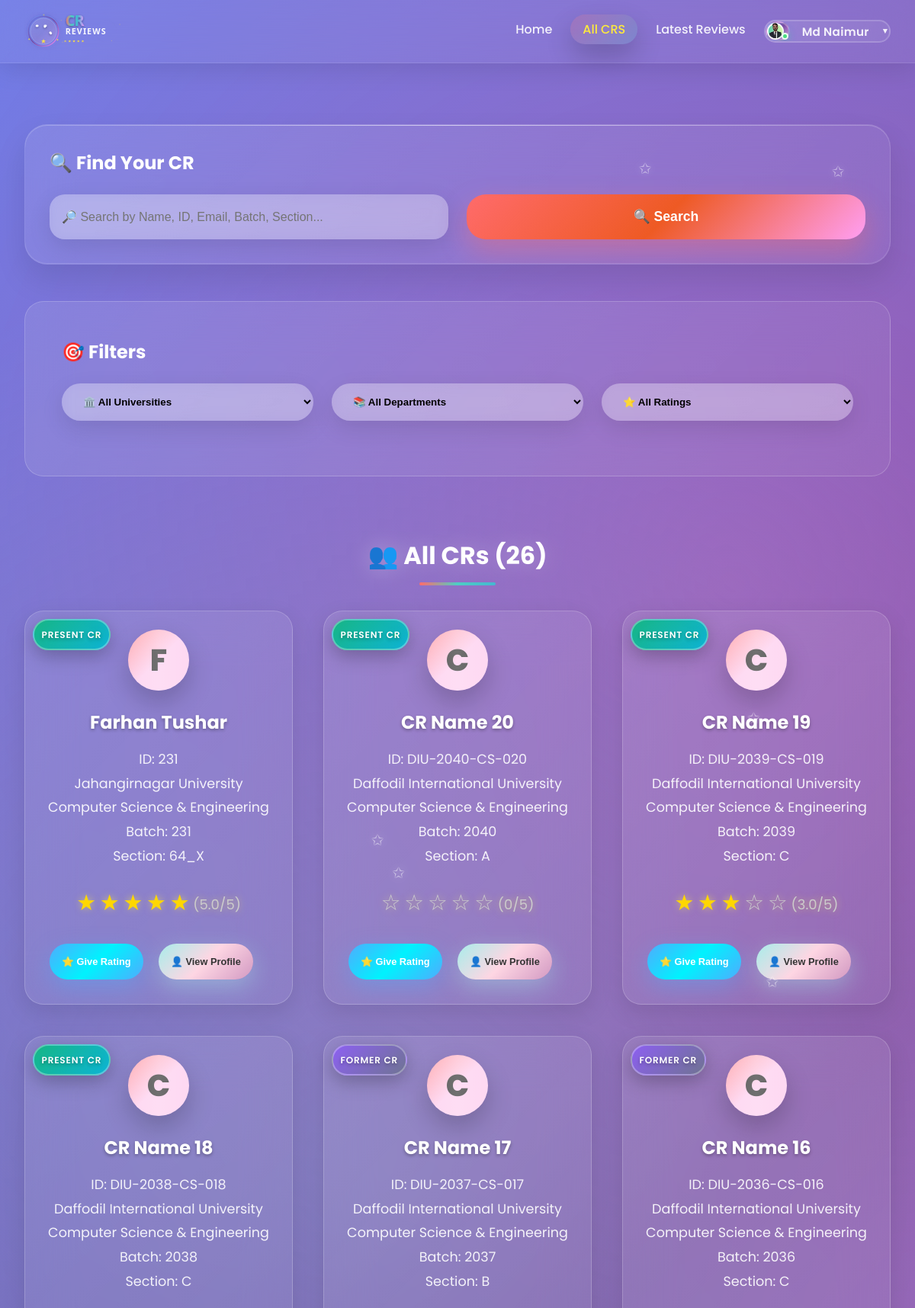
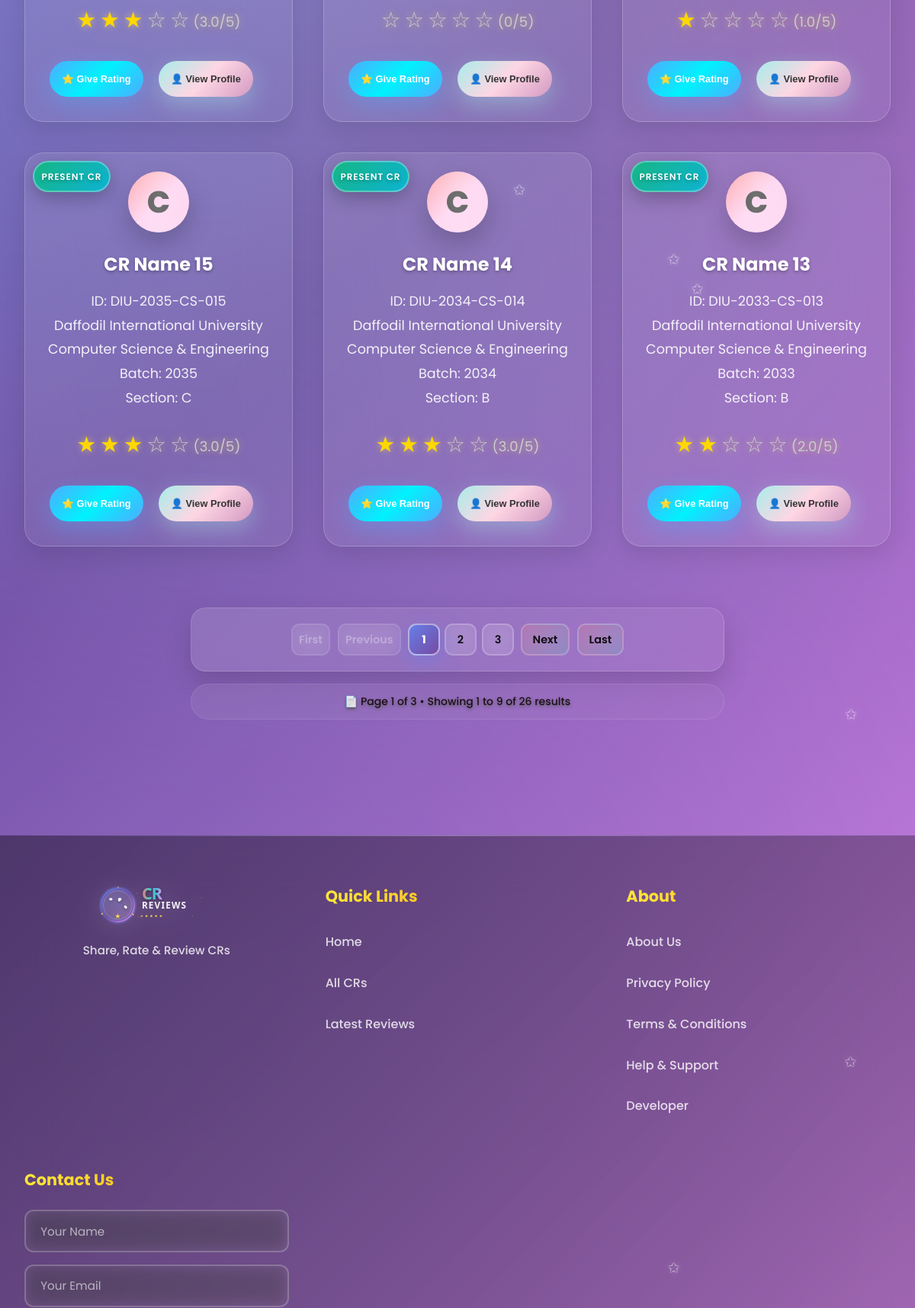
Page /all_cr/ (signed in, upper part) on the committed database (2 pictures, top to bottom).
### userprofile/models.py (models this page shows, shortened)
class User(AbstractBaseUser,PermissionsMixin):
    university=models.ForeignKey(University, on_delete=models.SET_NULL,related_name='university',null=True,blank=True)
    department=models.ForeignKey(Department, on_delete=models.SET_NULL,related_name='department',null=True,blank=True)
    profile_picture=models.ImageField(upload_to=user_profile_picture_path,null=True,blank=True)
    first_name = models.CharField(max_length=50)
    last_name = models.CharField(max_length=50)
    gender = models.CharField(choices=[('M', 'Male'), ('F', 'Female')], max_length=1)
    email = models.EmailField(unique=True)
    phone=models.CharField(max_length=20,null=True,blank=True)
    date_of_birth=models.DateField(null=True,blank=True)
    student_id=models.CharField(max_length=50,unique=True,null=True,blank=True)
    batch=models.CharField(max_length=20,null=True,blank=True)
    dept_batch = models.CharField(max_length=20 , blank=True, null=True)
    section=models.CharField(max_length=20,null=True,blank=True)
    bio=models.TextField(null=True,blank=True)
    facebook_url=models.URLField(default='https://www.facebook.com/')
    instagram_url=models.URLField(default='https://www.instagram.com/')
    linkedin_url=models.URLField(default='https://www.linkedin.com/')
    role=models.CharField(max_length=20, default='student')
    slug=models.SlugField(blank=True,unique=True)
    is_email_verified = models.BooleanField(default=False)
    email_verification_token = models.UUIDField(blank=True, null=True, editable=False)
    email_verification_token_created = models.DateTimeField(blank=True, null=True)
    password_reset_token = models.UUIDField(null=True, blank=True, editable=False)
    password_reset_token_created = models.DateTimeField(null=True, blank=True)
    is_active = models.BooleanField(default=True)
    is_staff = models.BooleanField(default=False)
    created_at = models.DateTimeField(auto_now_add=True)
    updated_at = models.DateTimeField(auto_now=True)
    deleted_at = models.DateTimeField(blank=True, null=True)
    USERNAME_FIELD = 'email'
    REQUIRED_FIELDS = ['first_name','last_name']
    objects = CustomUserManager()

### cr/models.py (models this page shows, shortened)
class CrProfile(models.Model):
    user=models.OneToOneField('userprofile.User', on_delete=models.CASCADE,related_name='user_profile')
    university=models.ForeignKey(University, on_delete=models.CASCADE,related_name='university_crs')
    department=models.ForeignKey(Department, on_delete=models.CASCADE,related_name='department_crs')
    cr_status = models.CharField(
    max_length=20,
    choices=[('Present', 'Present CR'), ('Former', 'Former CR')],
    default='Present'
    )
    profile_picture = models.ImageField(upload_to='cr_profile_pictures/', blank=True, null=True)
    name = models.CharField(max_length=100)
    gender = models.CharField(choices=[('M', 'Male'), ('F', 'Female')], max_length=1)
    email = models.EmailField(blank=True, null=True)
    phone = models.CharField(max_length=30, blank=True, null=True)
    st_id = models.CharField(max_length=50, unique=True)
    batch = models.CharField(max_length=20)
    dept_batch = models.CharField(max_length=20 , blank=True, null=True)
    section = models.CharField(max_length=10)
    bio = models.TextField(blank=True, null=True)
    date_of_birth = models.DateField(blank=True, null=True)
    slug = models.SlugField(unique=True, blank=True)
    facebook_url = models.URLField(default='https://www.facebook.com/')
    instagram_url = models.URLField(default='https://www.instagram.com/')
    linkedin_url = models.URLField(default='https://www.linkedin.com/')
    created_at=models.DateTimeField(auto_now_add=True)
    updated_at=models.DateTimeField(auto_now=True)
    deleted_at=models.DateTimeField(auto_now=True,blank=True,null=True)
    @property
    def average_rating(self):
        avg=self.cr_reviews.aggregate(Avg('rating'))['rating__avg']
        return round(avg,1) if avg else 0

class University(models.Model):
    Public = "Public"
    Private = "Private"
    university_type = [
        (Public,"Public"),
        (Private,"Private"),
    ]
    title =models.CharField(max_length=100,unique=True,blank=False,null=False)
    type =models.CharField(max_length=100,choices=university_type)
    address=models.CharField(max_length=150, blank=True, null=True)
    slug=models.SlugField(blank=True,unique=True)
    created_at=models.DateTimeField(auto_now_add=True)
    updated_at=models.DateTimeField(auto_now=True)
    daleted_at=models.DateTimeField(auto_now=True,blank=True,null=True)
    def __str__(self):
        return self.title

class Department(models.Model):
    title=models.CharField(max_length=50,unique=True,blank=False,null=False)
    code=models.CharField(max_length=50,unique=True,blank=True,null=True)
    slug=models.SlugField(blank=True,unique=True)
    created_at=models.DateTimeField(auto_now_add=True)
    updated_at=models.DateTimeField(auto_now=True)
    daleted_at=models.DateTimeField(auto_now=True,blank=True,null=True)
    def __str__(self):
        return self.title

### cr/views.py (the view, shortened to what this page needs)
# urls.py: path('all_cr/',all_cr,name='all_cr'),
def all_cr(request):
    search_query = request.GET.get('search')
    university_filter = request.GET.get('university')
    department_filter = request.GET.get('department')
    rating_filter = request.GET.get('rating')
    crs = CrProfile.objects.all()
    if university_filter:
        crs = crs.filter(university__id=university_filter)
    if department_filter:
        crs = crs.filter(department__id=department_filter)
    if rating_filter:
        filtered_crs = []
        for cr in crs:
            avg_rating = cr.average_rating
            if rating_filter == '5' and avg_rating >= 4.5:
                filtered_crs.append(cr)
            elif rating_filter == '4' and 3.5 <= avg_rating < 4.5:
                filtered_crs.append(cr)
            elif rating_filter == '3' and 2.5 <= avg_rating < 3.5:
                filtered_crs.append(cr)
            elif rating_filter == '2' and 1.5 <= avg_rating < 2.5:
                filtered_crs.append(cr)
            elif rating_filter == '1' and avg_rating < 1.5:
                filtered_crs.append(cr)
        crs = filtered_crs
    else:
        crs = crs.order_by('-created_at')
    paginator = Paginator(crs, 9)
    page_number =  request.GET.get('page',1)
    try:
        crs = paginator.page(page_number)
    except PageNotAnInteger:
        crs = paginator.page(1)
    except EmptyPage:
        crs = paginator.page(1)
    universities = University.objects.all().order_by('title')
    departments = Department.objects.all().order_by('title')
    context={
        'cr':crs,
        'paginator':paginator,
        'universities':universities,
        'departments':departments,
        'university_filter':university_filter,
        'department_filter':department_filter,
        'rating_filter':rating_filter,
    }
    return render(request,'all_cr.html',context)

### templates/all_cr.html (shortened to what this page needs)
{% extends 'base.html' %}
{% load static %}
{% block content %}
    <div id="all-cr" class="page">
        <div class="container">
            <div class="search-section">
                <h3 style="color: white; margin-bottom: 1.5rem; font-size: 1.5rem; font-weight: 700;">🔍 Find Your CR</h3>
                <form method="GET" action="{% url 'all_cr' %}" class="search-bar">
                    <input
                        type="text"
                        name="search"
                        class="search-input"
                        placeholder="🔎 Search by Name, ID, Email, Batch, Section..."
                        value="{{ request.GET.search }}"
                    >
                    <button type="submit" class="search-btn">🔍 Search</button>
                </form>
            </div>
            <div class="filter-section">
                <h3 style="color: white; margin-bottom: 1.5rem; font-size: 1.5rem; font-weight: 700;">🎯 Filters</h3>
                <form method="GET" action="{% url 'all_cr' %}" id="filterForm">
                    <div class="filter-row">
                        <select name="university" class="filter-select" onchange="this.form.submit()">
                            <option value="">🏛️ All Universities</option>
                        </select>
                        <select name="department" class="filter-select" onchange="this.form.submit()">
                            <option value="">📚 All Departments</option>
                        </select>
                        <select name="rating" class="filter-select" onchange="this.form.submit()">
                            <option value="">⭐ All Ratings</option>
                        </select>
                    </div>
                </form>
            </div>
            <div class="section">
                <h2 class="section-title">
                    {% if request.GET.search or request.GET.university or request.GET.department or request.GET.rating %}
                        🎯 {{ cr.paginator.count }} CR{{ cr.paginator.count|pluralize }} found
                    {% else %}
                        👥 All CRs ({{ cr.paginator.count }})
                    {% endif %}
                </h2>
                {% if cr %}
                    <div class="grid">
                        {% for cr_item in cr %}
                            {% with cr=cr_item %}
                                {% include "cr_card.html" %}
                            {% endwith %}
                        {% endfor %}
                    </div>
                {% endif %}
            </div>
            {% include 'pagination.html' %}
        </div>
    </div>
{% endblock content %}

### templates/base.html (shortened to what this page needs)
<!DOCTYPE html>
<html lang="en">
{% load static %}
<head>
    <link rel="stylesheet" href="{% static 'style.css' %}">
    <link rel="stylesheet" href="{% static 'add_cr.css' %}">
    <link rel="stylesheet" href="{% static 'user_dashboard.css' %}">
    <link rel="stylesheet" href="{% static 'edit_user_settings.css' %}">
    <link rel="stylesheet" href="{% static 'footer/about.css' %}">
    <link rel="stylesheet" href="{% static 'footer/developer.css' %}">
    <link rel="stylesheet" href="{% static 'footer/footer.css' %}">
</head>
<body>
    <nav class="navbar">
        <div class="nav-container">
            <a href="{% url 'home' %}"  style="display: flex; align-items: center; text-decoration: none;">
            <img src="{% static 'logo.svg' %}" alt="CR Reviews" style="height:50px !important; width:auto !important; margin-right:10px;">
            </a>
            <ul class="nav-links">
                <li>
                <a href="{% url 'home' %}" class="nav-link {% if request.resolver_match.url_name == 'home' %}active{% endif %}">
                    Home
                </a>
                </li>
                <li>
                <a href="{% url 'all_cr' %}" class="nav-link {% if request.resolver_match.url_name == 'all_cr' %}active{% endif %}">
                    All CRS
                </a>
                </li>
                <li>
                <a href="{% url 'latest_reviews' %}" class="nav-link {% if request.resolver_match.url_name == 'latest_reviews' %}active{% endif %}">
                Latest Reviews
                 </a>
                </li>
                {% if user.is_authenticated %}
                <li class="user-dropdown">
                <a href="{% url 'user_dashboard' user.slug %}" class="nav-link user-profile-btn">
                    <span class="user-avatar">
                    {% if user.profile_picture %}
                        <img src="{{ user.profile_picture.url }}" alt="{{ user.name }}" />
                    {% else %}
                        {{ user.first_name|first|upper }}
                    {% endif %}
                    </span>
                    <span class="user-name">{{user.first_name}}</span>
                    <span class="dropdown-arrow">▼</span>
                </a>
                </li>
                {% else %}
                <li><a href="{% url 'login'%}" class="nav-link" >Login</a></li>
                <li><a href="{%url 'registration'%}" class="nav-link">Register</a></li>
                {% endif %}
            </ul>
        </div>
    </nav>
    {% block content %}
    {% endblock content %}
    {% include 'footer_page/footer.html' %}
</body>
</html>

### templates/cr_card.html
<div class="card">
  <div class="cr-status-badge {{ cr.cr_status|lower }}">
    {% if cr.cr_status == 'Present' %}
      <span class="badge-text">Present CR</span>
    {% else %}
      <span class="badge-text">Former CR</span>
    {% endif %}
  </div>
  <div class="profile-photo">
    {% if cr.profile_picture %}
    <img src="{{ cr.profile_picture.url }}" alt="{{ cr.name }}" />
    {% else %}
    <span>{{ cr.name|first|upper }}</span>
    {% endif %}
  </div>
  <div class="cr-name">{{cr.name}}</div>
  <div class="cr-details">
    ID: {{cr.st_id}}<br />
    {{cr.university}}<br />
    {{cr.department}}<br />
    Batch: {{cr.batch}}<br />
    Section: {{cr.section}}<br />
  </div>
  <div class="rating">
    {% for i in "12345" %} {% if forloop.counter <= cr.average_rating %}
    <span class="star filled">★</span>
    {% else %}
    <span class="star">☆</span>
    {% endif %} {% endfor %}
    <span class="star_avg">({{ cr.average_rating }}/5)</span>
  </div>
  <button
    class="btn"
    onclick="openRatingModal('{{ cr.slug }}', '{{ cr.name }}')">
    ⭐ Give Rating
  </button>
  <button
    class="btn btn-secondary"
    onclick="window.location.href='{% url 'cr_profile' cr.slug %}'">
    👤 View Profile
  </button>
</div>

### rows in the picture
User: profile_picture (picture), first_name "Md Naimur"
CrProfile: cr_status "PRESENT CR", name|first "F", name "Farhan Tushar", st_id "231", university "Jahangirnagar University", department "Computer Science & Engineering", batch "231", section "64_X", average_rating "5.0"
CrProfile: cr_status "PRESENT CR", name|first "C", name "CR Name 20", st_id "DIU-2040-CS-020", university "Daffodil International University", department "Computer Science & Engineering", batch "2040", section "A", average_rating "0"
CrProfile: cr_status "PRESENT CR", name|first "C", name "CR Name 19", st_id "DIU-2039-CS-019", university "Daffodil International University", department "Computer Science & Engineering", batch "2039", section "C", average_rating "3.0"
CrProfile: cr_status "PRESENT CR", name|first "C", name "CR Name 18", st_id "DIU-2038-CS-018", university "Daffodil International University", department "Computer Science & Engineering", batch "2038", section "C", average_rating "3.0"
CrProfile: cr_status "FORMER CR", name|first "C", name "CR Name 17", st_id "DIU-2037-CS-017", university "Daffodil International University", department "Computer Science & Engineering", batch "2037", section "B", average_rating "0"
CrProfile: cr_status "FORMER CR", name|first "C", name "CR Name 16", st_id "DIU-2036-CS-016", university "Daffodil International University", department "Computer Science & Engineering", batch "2036", section "C", average_rating "1.0"
CrProfile: cr_status "PRESENT CR", name|first "C", name "CR Name 15", st_id "DIU-2035-CS-015", university "Daffodil International University", department "Computer Science & Engineering", batch "2035", section "C", average_rating "3.0"
CrProfile: cr_status "PRESENT CR", name|first "C", name "CR Name 14", st_id "DIU-2034-CS-014", university "Daffodil International University", department "Computer Science & Engineering", batch "2034", section "B", average_rating "3.0"
CrProfile: cr_status "PRESENT CR", name|first "C", name "CR Name 13", st_id "DIU-2033-CS-013", university "Daffodil International University", department "Computer Science & Engineering", batch "2033", section "B", average_rating "2.0"

### other values in the picture
{{ cr.paginator.count }} "26"
{{ num }} "1"
{{ num }} "2" "3"
{{ cr.number }} "1"
{{ cr.paginator.num_pages }} "3"
{{ cr.start_index }} "1"
{{ cr.end_index }} "9"
